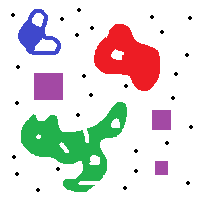
#> input picture atividade03/morfologia.png, 200 x 200 px
$ python problema-2.py
#> lines starting #> are read from the running program, lines starting #| are printed output that depends on the picture; after the words box and inside, x2 and y2 are one past the last pixel; in counts of white or black regions, pixels touching at a corner belong together
import cv2;
import numpy as np;

# abrindo imagem
im_in = cv2.imread("morfologia.png", cv2.IMREAD_GRAYSCALE)
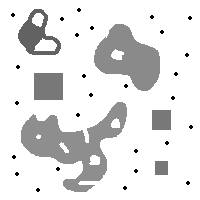
#> im_in: shape (200, 200); min 0, max 255, mean 226.1
img_color = cv2.imread("morfologia.png")
#> img_color is the input picture: shape (200, 200, 3); mean B, G, R 216.8, 220.1, 222.7

# Threshold invertido

th, im_th = cv2.threshold(im_in, 220, 255, cv2.THRESH_BINARY_INV)
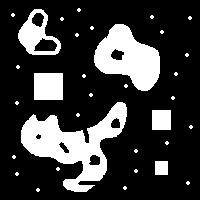
#> im_th: shape (200, 200); 22.8% white; 33 white regions (27 under 20 px), largest, box (x1, y1, x2, y2) and area: (21, 102, 127, 192) 3906, (94, 24, 160, 91) 2627, (18, 9, 61, 55) 914, (34, 73, 63, 100) 783, (152, 110, 171, 130) 380, (155, 161, 168, 175) 182

size = im_in.shape
#> size = (200, 200)

# removendo os pontos pretos
for i in range(size[0]):
    for j in range(size[1]):
        if(im_in[i][j] == 0 and im_th[i][j] == 255):
            im_th[i][j] = 0
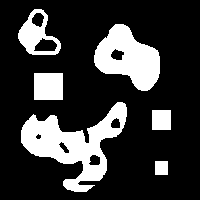
#> im_th: shape (200, 200); 22% white; 6 white regions, box (x1, y1, x2, y2) and area: (21, 102, 127, 192) 3906, (94, 24, 160, 91) 2627, (18, 9, 61, 55) 914, (34, 73, 63, 100) 783, (152, 110, 171, 130) 380, (155, 161, 168, 175) 182

im_floodfill = im_th.copy()

h, w = im_th.shape[:2]
#> h = 200; w = 200
mask = np.zeros((h+2, w+2), np.uint8)


cv2.floodFill(im_floodfill, mask, (0,0), 255)
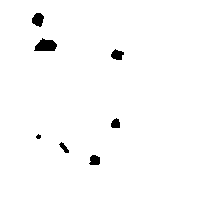
#> im_floodfill: shape (200, 200); 98.3% white; 7 black regions (1 under 20 px), largest, box (x1, y1, x2, y2) and area: (34, 38, 57, 51) 211, (32, 13, 44, 27) 122, (111, 49, 124, 60) 98, (89, 155, 100, 165) 90, (111, 118, 120, 128) 71, (59, 142, 69, 153) 51

# invertendo o floodfill
im_floodfill_inv = cv2.bitwise_not(im_floodfill)

# realizando a interseção com o complemento
im_out = im_th | im_floodfill_inv
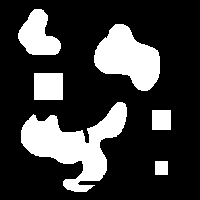
#> im_out: shape (200, 200); 23.6% white; 6 white regions, box (x1, y1, x2, y2) and area: (21, 102, 127, 192) 4136, (94, 24, 160, 91) 2725, (18, 9, 61, 55) 1247, (34, 73, 63, 100) 783, (152, 110, 171, 130) 380, (155, 161, 168, 175) 182

# aplicando o preenchimento na imagem colorida
for i in range(size[0]):
    for j in range(size[1]):
        # caso na imagem de saida seja branco e na imagem com buracos pretos: em um buraco
        if(im_out[i][j] == 255 and im_floodfill[i][j] == 0):
            # coletando os valores do pixel antes de entrar no buraco na imagem colorida
            green = img_color[i-1, j-1, 0]
            blue = img_color[i-1, j-1, 1]
            red = img_color[i-1, j-1, 2]

            in_hole = True

            for k in range(i, size[0]):
                for m in range(j, size[1]):
                    # os buracos na imagem colorida são branco
                    if(img_color[k, m, 0] == 255 and img_color[k, m, 1] == 255 and img_color[k, m, 2] == 255):
                        img_color[k, m, 0] = green
                        img_color[k, m, 1] = blue
                        img_color[k, m, 2] = red
                    elif(img_color[k, m, 0] == green and img_color[k, m, 1] == blue and img_color[k, m, 2] == red):
                        # caso isso for veradde, chegou ao outro lado do buraco
                        in_hole = False
                        break
                # caso tenha saido do buraco por ter chegado do outro lado
                if(not in_hole):
                    break
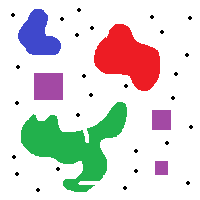
#> img_color: shape (200, 200, 3); 1.65% of pixels changed, all inside (x1, y1, x2, y2) = (32, 13, 124, 165)


# Mostrando resultados

cv2.imshow("1 - Entrada em cinza", im_in)
cv2.imshow("2 - Thresholded Image", im_th)
cv2.imshow("3 - Floodfilled Image", im_floodfill)
cv2.imshow("4 - Inverted Floodfilled Image", im_floodfill_inv)
cv2.imshow("5 - Foreground", im_out)
cv2.imshow("6 - Colored", img_color)
cv2.waitKey(0)

# salvando
cv2.imwrite('resultados/problema-2/1 - Gray scale entry.png', im_in)
cv2.imwrite("resultados/problema-2/2 - Thresholded.png", im_th)
cv2.imwrite("resultados/problema-2/3 - Floodfilled Image.png", im_floodfill)
cv2.imwrite("resultados/problema-2/4 - Inverted Floodfilled Image.png", im_floodfill_inv)
cv2.imwrite("resultados/problema-2/5 - Foreground.png", im_out)
cv2.imwrite("resultados/problema-2/6 - Colored.png", img_color)
